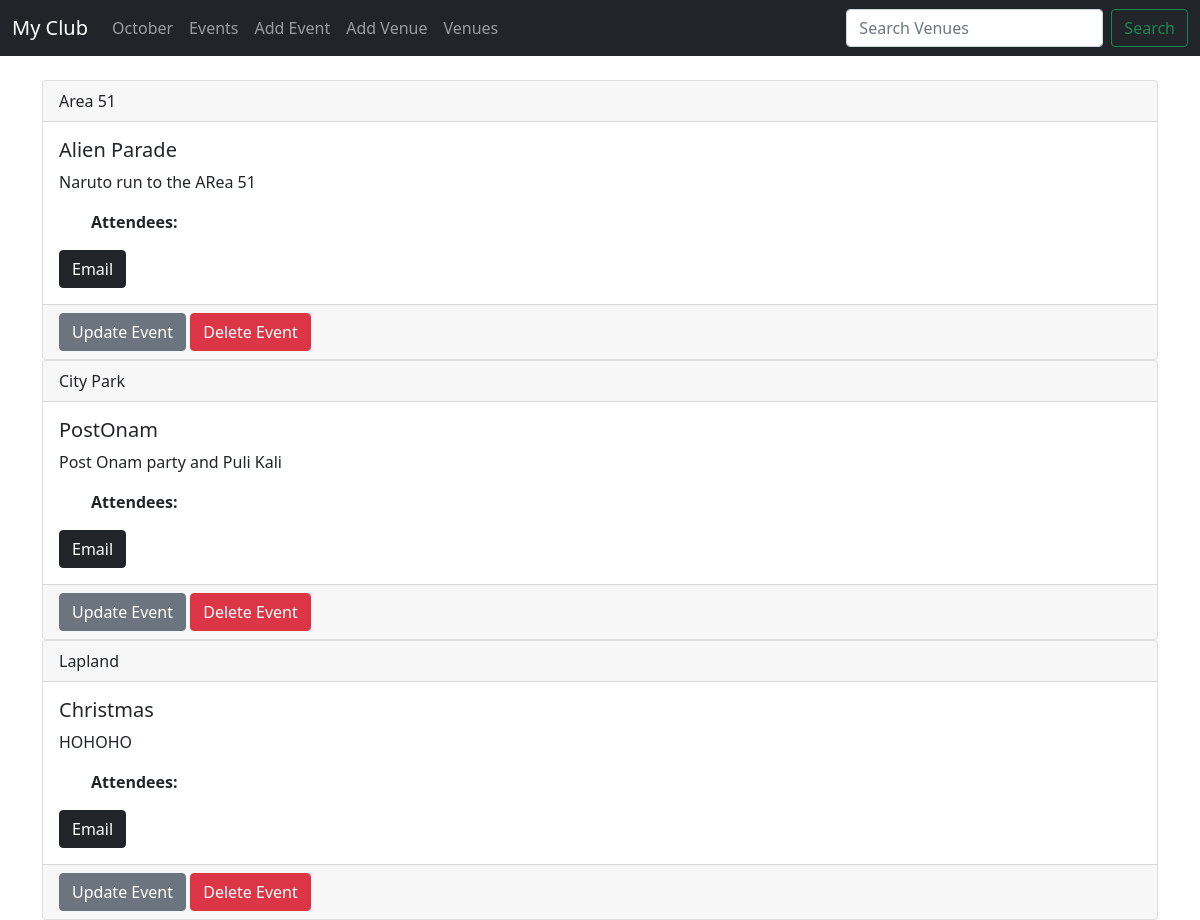
/events, run on an earlier commit of the app's database.
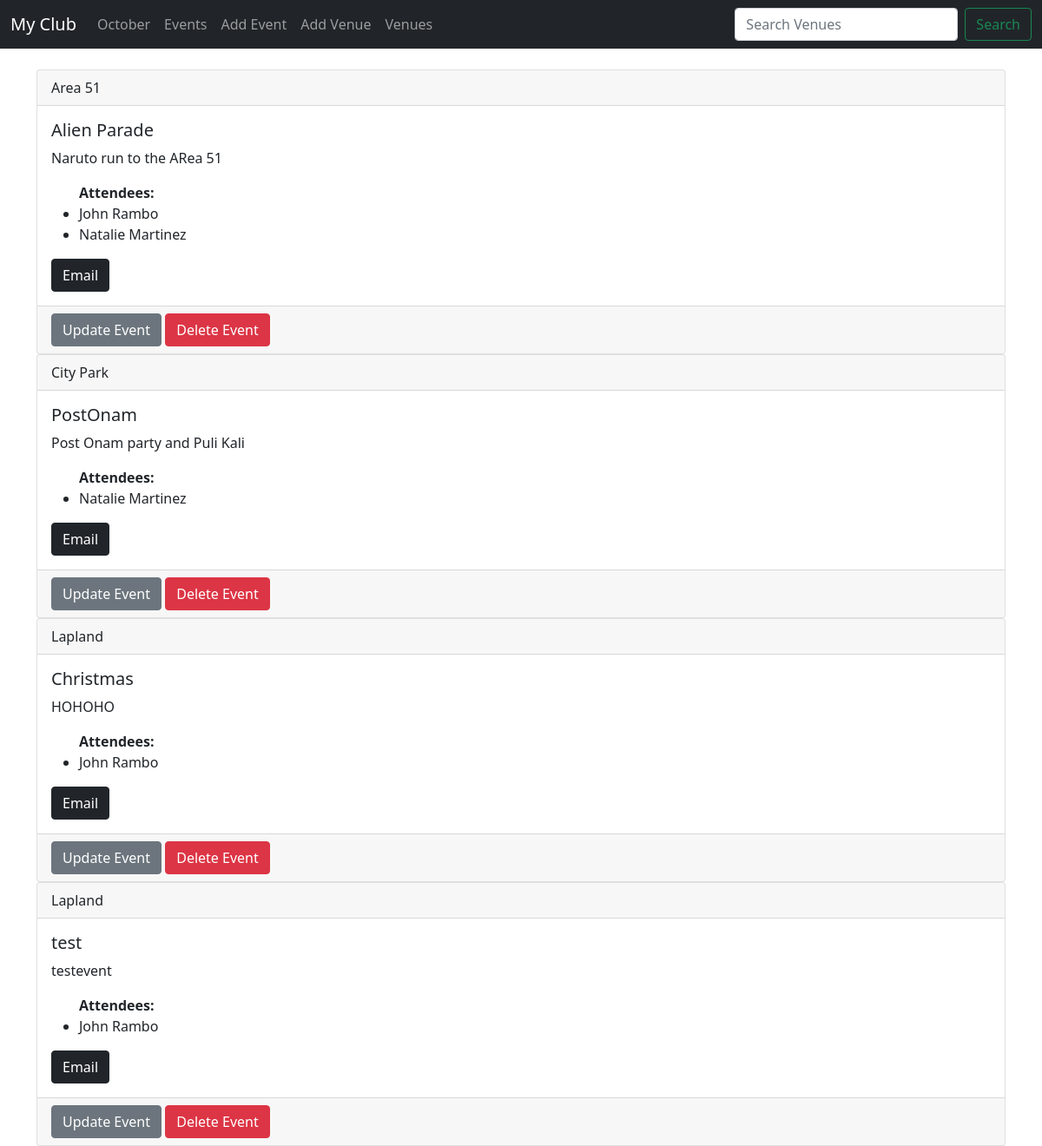
And on a later commit of the database.
### events/models.py (models this page shows)
class Event(models.Model):
    name = models.CharField('Event Name', max_length=120)
    event_date = models.DateTimeField('Event date')
    venue = models.ForeignKey(Venue, blank=True, null=True, on_delete=models.CASCADE)
    manager = models.ForeignKey(User, blank=True, null=True, on_delete=models.SET_NULL)
    description = models.TextField(blank=True)
    attendees = models.ManyToManyField(MyClubUser)
    def __str__(self):
        return self.name

class Venue(models.Model):
    name = models.CharField('Venue Name', max_length=120)
    address = models.CharField(max_length=300)
    zip_code =models.CharField('Zip Code', max_length=10)
    phone = models.CharField('Contact Phone', max_length=15,blank=True)
    website = models.URLField('Website Address',blank=True)
    email_address = models.EmailField('Email Address',blank=True)
    def __str__(self):
        return self.name

class MyClubUser(models.Model):
    first_name = models.CharField(max_length=30)
    last_name = models.CharField(max_length=30)
    email = models.EmailField('User Email')
    def __str__(self) -> str:
        return self.first_name + ' ' + self.last_name

### events/views.py (the view)
# urls.py: path('events', views.all_events, name='list-events'),
def all_events(request):
    event_list = Event.objects.all()
    return render(request, 'events/event_list.html', {'event_list' : event_list})

### templates/events/event_list.html
{% extends 'events/base.html' %}
    {% block content %}
        {% for event in event_list %}
            <div class="card">
                <div class="card-header">
                    {{event.venue}}
                </div>
                <div class="card-body">
                     <h5 class="card-title">{{event}} </h5>
                    <p class="card-text"> {{event.description}} </p>
                    <ul>
                        <strong>Attendees: </strong>
                        {% for user in event.attendees.all  %}
                        <li> {{ user }} </li>
                        {% endfor %}
                    </ul>
                    <a href="mailto:{{event.venue.email_address}}" class="btn btn-dark">Email</a>
                </div>
                <div class="card-footer text-muted">
                    <a href="{% url 'update-event' event.id %}" class="btn btn-secondary">Update Event</a>
                    <a href="{% url 'delete-event' event.id %}" class="btn btn-danger">Delete Event</a>
                  </div>
            </div>
        {% endfor %}
    {% endblock %}

What changed in the data, as far as the page shows it:
changed Event "Alien Parade": gains MyClubUser (first_name+last_name "Natalie Martinez")
now on this page (row unchanged): MyClubUser: first_name+last_name "John Rambo"
changed Event "PostOnam": gains MyClubUser (first_name+last_name "Natalie Martinez")
added Event: venue "Lapland", name "test", description "testevent"
